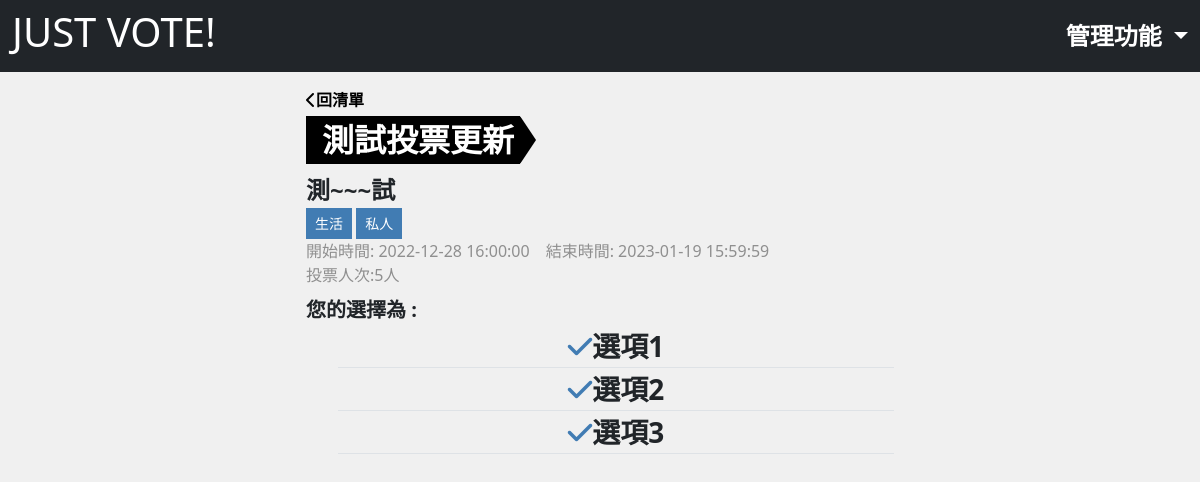
Page /admin.php?do=survey_result&id=61 (signed in) on the committed database.
### tables this page shows
CREATE TABLE `projectvote_subject` (
  `id` int(10) UNSIGNED NOT NULL,
  `title` varchar(64) NOT NULL COMMENT '投票主題',
  `description` text DEFAULT NULL COMMENT '描述',
  `type` tinyint(3) UNSIGNED NOT NULL DEFAULT 0 COMMENT '投票類型',
  `vote` int(10) NOT NULL DEFAULT 0 COMMENT '被投票次數',
  `private` tinyint(1) NOT NULL DEFAULT 0 COMMENT '是否為私人投票',
  `category_id` int(10) UNSIGNED NOT NULL,
  `start_time` timestamp NOT NULL DEFAULT current_timestamp() COMMENT '開始時間',
  `end_time` timestamp NULL DEFAULT NULL COMMENT '結束時間',
  `created_at` timestamp NOT NULL DEFAULT current_timestamp(),
  `update_at` timestamp NOT NULL DEFAULT current_timestamp() ON UPDATE current_timestamp(),
  `check_num` int(10) UNSIGNED NOT NULL
);

CREATE TABLE `projectvote_subject_category` (
  `id` int(10) UNSIGNED NOT NULL,
  `category` varchar(32) NOT NULL
);

CREATE TABLE `projectvote_log` (
  `id` int(10) UNSIGNED NOT NULL,
  `user_id` int(10) UNSIGNED NOT NULL,
  `subject_id` int(10) UNSIGNED NOT NULL,
  `ip` varchar(16) NOT NULL,
  `option_id` varchar(128) NOT NULL,
  `created_at` timestamp NOT NULL DEFAULT current_timestamp()
);

CREATE TABLE `projectvote_subject_options` (
  `id` int(10) UNSIGNED NOT NULL,
  `subject_id` int(10) UNSIGNED NOT NULL,
  `opt` varchar(64) NOT NULL,
  `vote` int(10) UNSIGNED NOT NULL DEFAULT 0,
  `created_at` timestamp NOT NULL DEFAULT current_timestamp(),
  `update_at` timestamp NOT NULL DEFAULT current_timestamp()
);

### db/base.php (called while the page is built, shortened)
<?php
$db = "mysql:local=localhost;charset=utf8;dbname=vote;";
$pdo = new PDO($db,"root","");
function find($table,$id){
    global $pdo;
    $sql = "SELECT * FROM  `$table`";
    if(is_array($id)){
        $input = [];
        foreach($id as $key => $value){
            $input[]="`$key`='$value'";
        }
        $sql = $sql ." WHERE ". join(" && ",$input);
    }else {
        $sql = $sql . "WHERE `id`='$id'";
    }
    return $pdo->query($sql)->fetch(PDO::FETCH_ASSOC);
}
?>

### back/survey_result.php (the view, shortened to what this page needs)
<?php
include_once "./db/base.php";
$survey = find('projectvote_subject',$_GET['id']);
$categoryName = find('projectvote_subject_category',$survey['category_id']);
$optionId='';
if(isset($_SESSION['user'])){
  $userLog = find('projectvote_log',['subject_id'=>$_GET['id'],'user_id'=>$_SESSION['user']['id']]);
}
if(!empty($userLog)){
  $optionId=explode(',',$userLog['option_id']);
}
switch($survey['private']){
    case 1:
    case 2:
        $private = '私人';
    break;
}
?>
<div class="container-xxl pb-5 mt-3">
    <div class="survey-info w-50 mx-auto">
      <a href="#" class="fw-bold d-block mb-1 back-btn"><i class="fa-solid fa-chevron-left mr-1"></i>回清單</a>
      <h2 class="section-tag tag-lg mb-2"><?=$survey['title']?></h2>
      <p class="fs-4 fw-bold mt-2 mb-0" ><?=$survey['description']?></p>
      <div class="tag">
          <span class="survey-tag btn btn-sm"><?=$categoryName['category']?></span>
          <span class="survey-tag btn btn-sm"><?=$private?></span>
      </div>
    </div>
    <div class="survey-date text-sub mb-2 w-50 mx-auto">
      <span class="pe-3">開始時間: <time><?=$survey['start_time']?></time></span><span>結束時間: <time><?=$survey['end_time']?></time></span>
      <div>投票人次:<span class="subject_vote"><?=$survey['vote']?>人</span></div>
    </div>
    <div class="result-info-box w-50 mx-auto fw-bold fs-5">
      <div>您的選擇為 :</div>
      <ul class="result-option-list">
        <?php
        if(!empty($optionId)){
          foreach($optionId as $value){
            $vote=find('projectvote_subject_options',['id'=>$value])['opt'];
            echo "<li class='result-option-item border-bottom border-1 border-sub text-center fs-3'>";
            echo "<i class='fa-sharp fa-solid fa-check text-main'></i>$vote</li>";
          }
        }else{
          $votedOpt='';
          echo "<li class='result-option-item border-bottom border-1 border-sub text-center fs-3'>未參加投票</li>";
        }
        ?>
      </ul>
    </div>
</div>

### style/all.css (style rules this page uses)
:root { --main: rgb(65, 124, 179); --main-hover: rgb(157, 194, 228); --white: rgb(255, 255, 255); --white-opacity-9: rgb(255, 255, 255,.9); --black: rgb(0, 0, 0); --black-opacity-5: rgb(0, 0, 0,.8); --black-opacity-3: rgb(0, 0, 0,.3); --gray: #F0F0F0; --gray-opacity-8: rgb(240, 240, 240,.8); --gray-heavy: #cfcfcf; --sub: #8f8f8f; --section-height: max(30vh, 300px); --section-tag-fs:1.375rem; --section-tag-arrow:calc((var(--section-tag-fs) * 1.5) / 2); --section-tag-fs-lg:2rem; --section-tag-lg-arrow:calc((var(--section-tag-fs-lg) * 1.5) / 2); }
body { background-color: var(--gray); }
a { text-decoration: none; }
.btn { white-space: nowrap; }
ol, li { list-style: none; }
.section-tag { width: fit-content; position: relative; background-color: var(--black); font-size: var(--section-tag-fs); padding-left: 16px; padding-right: 6px; margin-bottom: 0; font-weight: 700; color: var(--white); line-height: 1.5; vertical-align: middle; }
.section-tag::after { content: ''; position: absolute; top: 0; right: -1.03rem; height: 100%; border-top: var(--section-tag-arrow) solid transparent; border-bottom: var(--section-tag-arrow) solid transparent; border-left: var(--section-tag-arrow) solid var(--black); }
.section-tag.tag-lg { font-size: var(--section-tag-fs-lg); }
.section-tag.tag-lg::after { content: ''; position: absolute; top: 0; right: calc(var(--section-tag-fs-lg) * -1); height: 100%; width: var(--section-tag-fs-lg); color: var(--black); clip-path: polygon(0 0,50% 50%,0% 100%); }
.btn, .card, .card-img-top, .list-group, .modal-content, .dropdown-menu, .input-group-text, .form-control, .pagination, .page-item:last-child .page-link, .page-item:first-child .page-link { border-radius: 0 ; }
.back-btn { color: var(--black); }
.survey-tag { cursor: auto; background-color: var(--main); color: var(--white); }
.border-sub { border-color: var(--sub); }
.text-main { color: var(--main); }
.text-sub { color: var(--sub); }
@media screen and (min-width:768px) { .reg-form, .add-survey-form, .edit-survey-form, .survey-info { width: 80%; } }
@media screen and (min-width:960px) { .reg-form, .add-survey-form, .edit-survey-form, .survey-info { width: 50%; } }

### rows in the picture
projectvote_subject: title "測試投票更新", description "測~~~試", private "私人", start_time "2022-12-28 16:00:00", end_time "2023-01-19 15:59:59", vote "5"
projectvote_subject_category: category "生活"
projectvote_log: option.opt "選項1", option.opt "選項2", option.opt "選項3"
